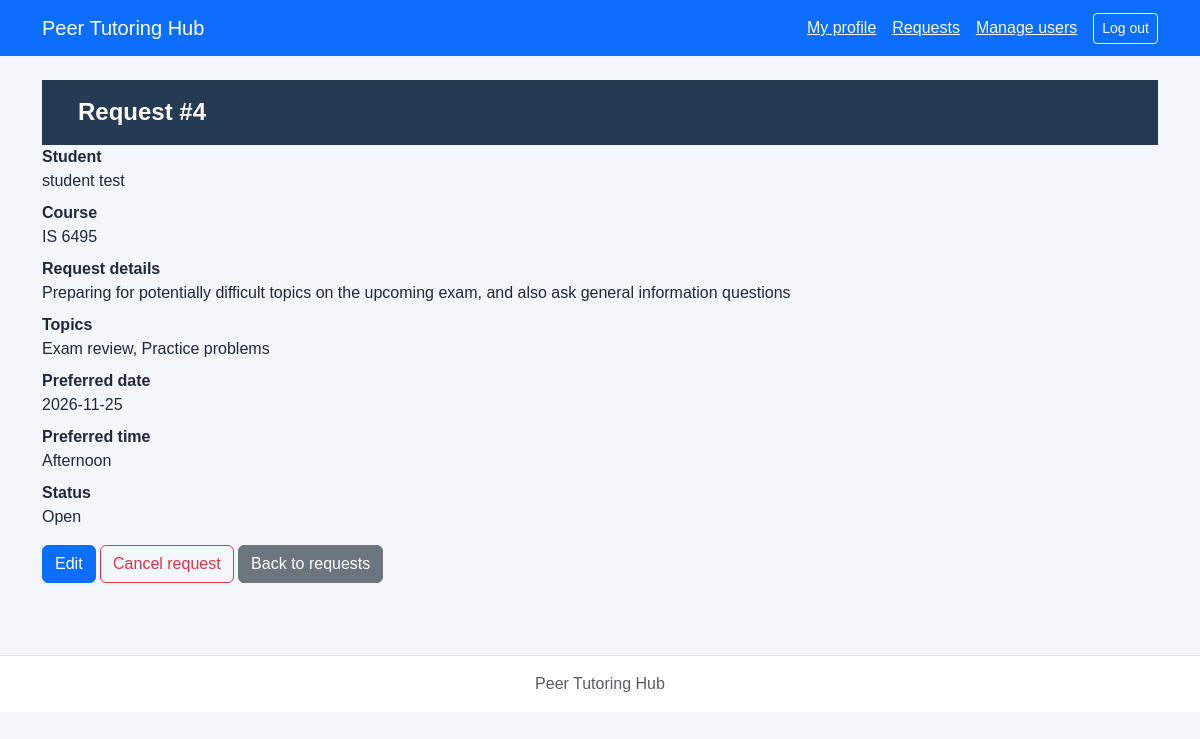
Page /php/request-details.php?request_id=4 (signed in) on the committed database.
### tables this page shows
CREATE TABLE tutoring_requests (request_id INTEGER PRIMARY KEY, student_id INTEGER NOT NULL, course TEXT NOT NULL, topic TEXT NOT NULL, preferred_date TEXT NOT NULL, preferred_time TEXT NOT NULL, status TEXT NOT NULL DEFAULT 'Open' CHECK(status IN ('Open','Cancelled','Assigned','Completed')), created_at TEXT NOT NULL DEFAULT CURRENT_TIMESTAMP, FOREIGN KEY(student_id) REFERENCES students(student_id));

### repositories/userPDO.php (called while the page is built, shortened)
<?php
function findUserById(PDO $pdo, int $id)
{
    $stmt = $pdo->prepare('SELECT ' . USER_FIELDS . ' FROM users WHERE user_id = ?');
    $stmt->execute([$id]);
    return $stmt->fetch();
}

### includes/auth.php (called while the page is built, shortened)
<?php
require_once __DIR__ . '/../services/requestService.php';
function requireLogin(PDO $pdo): array
{
    $user = findUserById($pdo, $_SESSION['user_id']);
    return $user;
}

### repositories/requestPDO.php (called while the page is built, shortened)
<?php
function findRequest($pdo, $id, $ownerId = null) {
    $sql = 'SELECT r.*, COALESCE(u.full_name,s.student_name) AS student_name,
        COALESCE(u.email,s.student_email) AS student_email FROM tutoring_requests r
        JOIN students s ON r.student_id=s.student_id LEFT JOIN users u ON u.user_id=s.user_id WHERE r.request_id=?';
    $args = [$id];
    $stmt = $pdo->prepare($sql);
    $stmt->execute($args);
    return $stmt->fetch();
}

### services/requestService.php (called while the page is built, shortened)
<?php
require_once dirname(__DIR__).'/repositories/studentPDO.php';
require_once dirname(__DIR__).'/repositories/requestPDO.php';
function escapeHtml($v) {return htmlspecialchars((string)$v,ENT_QUOTES,'UTF-8');}
function decodeTopic($topic) {
    $v=json_decode($topic,true);
    return is_array($v)&&isset($v['reason'])&&is_array($v['topics']??null) ? $v : ['reason'=>$topic,'topics'=>[]];
}

### php/request-details.php (the view, shortened to what this page needs)
<?php
require_once __DIR__ . '/../includes/auth.php';
$pdo = openDatabase();
$user = requireLogin($pdo);
$ownerId = $user['role'] === 'Student' ? (int)$user['user_id'] : null;
$id = filter_input(INPUT_GET, 'request_id', FILTER_VALIDATE_INT);
$r = findRequest($pdo, $id, $ownerId);
$topic = decodeTopic($r['topic']);
require __DIR__ . '/../includes/header.php';
require __DIR__ . '/../includes/nav.php'; ?>
<main class="container py-4">
    <h1>Request #<?= (int)$id ?></h1>
    <dl>
        <dt>Student</dt>
        <dd><?= escapeHtml($r['student_name']) ?></dd>
        <dt>Course</dt>
        <dd><?= escapeHtml($r['course']) ?></dd>
        <dt>Request details</dt>
        <dd><?= escapeHtml($topic['reason']) ?></dd>
        <dt>Topics</dt>
        <dd><?= escapeHtml(implode(', ', $topic['topics'])) ?></dd>
        <dt>Preferred date</dt>
        <dd><?= escapeHtml($r['preferred_date']) ?></dd>
        <dt>Preferred time</dt>
        <dd><?= escapeHtml($r['preferred_time']) ?></dd>
        <dt>Status</dt>
        <dd><?= escapeHtml($r['status']) ?></dd>
    </dl>
    <?php if ($r['status'] === 'Open'): ?><a class="btn btn-primary" href="edit-request.php?request_id=<?= $id ?>">Edit</a> <a class="btn btn-outline-danger" href="delete-request.php?request_id=<?= $id ?>">Cancel request</a><?php endif; ?> <a href="requests.php" class="btn btn-secondary">Back to requests</a>
</main><?php require __DIR__ . '/../includes/footer.php'; ?>

### css/styles.css (style rules this page uses)
* { box-sizing: border-box; }
body { margin: 0; min-height: 100vh; font-family: Arial, Helvetica, sans-serif; color: #1f2937; background-color: #f3f6fa; }
h1 { margin: 0; padding: 18px 36px; color: #ffffff; font-size: 24px; font-weight: 700; background-color: #243b53; }

### rows in the picture
tutoring_requests: course "IS 6495", topic "Preparing for potentially difficult topics on the upcoming exam, and also ask general information questions", topic "Exam review, Practice problems", preferred_date "2026-11-25", preferred_time "Afternoon", status "Open"

### other values in the picture
$id "4"
escapeHtml($r['student_name']) "student test"
